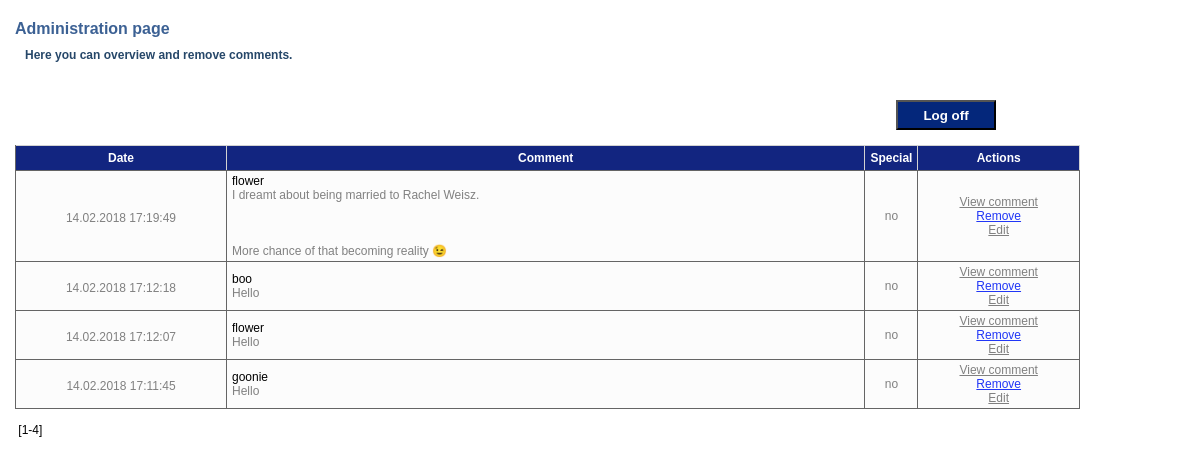
The page /admin.php (signed in) on the database its author committed.
### tables this page shows
CREATE TABLE `system_comments` (
  `id` int(11) NOT NULL AUTO_INCREMENT,
  `name` varchar(255) NOT NULL,
  `body` varchar(255) DEFAULT NULL,
  `putdate` varchar(255) DEFAULT NULL,
  PRIMARY KEY (`id`),
  UNIQUE KEY `system_comments_id_uindex` (`id`)
);

### config/config.php (called while the page is built, shortened)
<?php
  $tbl_comments = 'system_comments';
class Core
{
  private static $instance;
  private function __construct()
  {
    $dsn = 'mysql:host=' . Config::read('db.host') .
      ';dbname='    . Config::read('db.basename') .
      ';port='      . Config::read('db.port') .
      ';connect_timeout=15';
    $user = Config::read('db.user');
    $password = Config::read('db.password');
    $this->dbh = new PDO($dsn, $user, $password);
  }
  public static function getInstance()
  {
    if (!isset(self::$instance))
    {
      self::$instance = new $object;
    }
    return self::$instance;
  }
}
class Config
{
  static $confArray;
  public static function read($name)
  {
    return self::$confArray[$name];
  }
  public static function write($name, $value)
  {
    self::$confArray[$name] = $value;
  }
}

### class/class.pager_mysql.php (called while the page is built, shortened)
<?php
  class pager_mysql extends pager
  {
    protected $tablename;
    protected $where;
    protected $order;
    private $pnumber;
    private $page_link;
    public function __construct($tablename,
                                $where = "",
                                $order = "",
                                $pnumber = 10,
                                $page_link = 3,
                                $parameters = "")
    {
      $this->tablename  = $tablename;
      $this->where      = $where;
      $this->order      = $order;
      $this->pnumber    = $pnumber;
      $this->page_link  = $page_link;
    }
    public function get_total()
    {
      $query = "SELECT COUNT(*) FROM {$this->tablename} {$this->where} {$this->order}";
      $core = Core::getInstance();
      $stmt = $core->dbh->prepare($query);
      $stmt->bindParam(':id', $this->id, PDO::PARAM_INT);
      if(!$stmt->execute())
      {
        throw new ExceptionMySQL(mysql_error(),
                                 $query,
                                 "Error in sql query");
      }
      if ($stmt->execute()) {
        $query = $stmt->fetchColumn();
        return $query;
      }
      else {
        return false;
      }
    }
    public function get_pnumber()
    {
      return $this->pnumber;
    }
    public function get_page_link()
    {
      return $this->page_link;
    }
    public function get_page()
    {
      $page = intval($_GET['page']);
      if(empty($page)) $page = 1;
      $total = $this->get_total();
      $number = (int)($total/$this->get_pnumber());
      $arr = array();
      $first = ($page - 1)*$this->get_pnumber();
      $query = "SELECT * FROM {$this->tablename} {$this->where} {$this->order} LIMIT $first, {$this->get_pnumber()}";
      $core = Core::getInstance();
      $stmt = $core->dbh->prepare($query);
      if ($stmt->execute()) {
        $arr = $stmt->fetchAll();
      }
      return $arr;
    }
  }

### admin.php (the view, shortened to what this page needs)
<?php
  require_once("config/config.php");
  require_once("utils/utils.print_page.php");
  $title = 'Administration page';
  $pageinfo = '<p class=help>Here you can overview and remove comments.</p>';
  require_once("utils/top.php");
$exit = new field_hidden_int("exit",
  "",
  true,
  $_REQUEST['page']);
try
{
  $form = new form(array(
      "page" => $exit),
    "Log off",
    "field"
  );
}
catch(ExceptionObject $exc)
{
}
$form->print_form();
  try
  {
    $page_link = 3;
    $pnumber = 10;
    $obj = new pager_mysql($tbl_comments,
                           "",
                           "ORDER BY putdate DESC",
                           $pnumber,
                           $page_link);
    $news = $obj->get_page();
    if(!empty($news))
    {
      ?>
      <table width="100%"
             class="table"
             border="0"
             cellpadding="0"
             cellspacing="0">
        <tr class="header" align="center">
          <td width=200>Date</td>
          <td width=60%>Comment</td>
          <td width=40>Special</td>
          <td>Actions</td>
        </tr>
      <?php
      for($i = 0; $i < count($news); $i++)
      {
        $colorrow = "";
        $url = "?id_news={$news[$i][id_comment]}";
        if($news[$i]['hide'] == 'show')
        {
          $showhide = "<a href=hide.php$url
                          title='Скрыть новость в блоке новостей'>
                       Скрыть</a>";
        }
        else
        {
          $showhide = "<a href=show.php$url
                          title='View comment'>
                       View comment</a>";
          $colorrow = "class='hiddenrow'";
        }
        $url_pict = "no";
        list($date, $time) = explode(" ", $news[$i]['putdate']);
        list($year, $month, $day) = explode("-", $date);
        $news[$i]['putdate'] = "$day.$month.$year $time";
        echo "<tr $colorrow >
                <td><p align=center>{$news[$i][putdate]}</td>
                <td>
                  <a title='Check comment'
                     href=''>" .$news[$i]['name']."</a><br>
                  ".nl2br(print_page($news[$i]['body']))."</td>
                <td align=center>$url_pict</td>
                <td align=center>$showhide<br>
                   <a href=# onClick=\"delete_news('delnews.php$url');\"
                      title='Remove comment'>Remove</a><br>
                   <a href=editnews.php$url
                      title='Edit comment'>Edit</a></td>
              </tr>";
      }
      echo "</table><br>";
    }
    echo $obj;
  }
  catch(ExceptionMySQL $exc)
  {
  }
  require_once("utils/bottom.php");
?>

### utils/top.php (shortened to what this page needs)
<html>
<head>
</head>
<body leftmargin="0" marginheight="0" marginwidth="0" rightmargin="0" bottommargin="0" topmargin="0" >
<table width="100%" border="0" cellspacing="0" cellpadding="0" height="100%">
  <tr valign=top>
  <td class=main height=100%>
    <h1 class=namepage><?php echo $title ?>&nbsp;&nbsp;</h1>
    <?php echo $pageinfo ?><br><br>

### class/class.forms.php (shortened to what this page needs)
<?php
  class form
  {
    protected $button_name;
    protected $css_td_class;
    protected $css_td_style;
    public function __construct($flds,
                         $button_name,
                         $css_td_class = "",
                         $css_td_style = "",
                         $css_fld_class = "",
                         $css_fld_style = "")
    {
      $this->button_name  = $button_name;
      $this->css_td_class = $css_td_class;
      $this->css_td_style = $css_td_style;
    }
    public function print_form()
    {
      $enctype = "";
      if(!empty($this->css_td_style))
      {
        $style = "style=\"".$this->css_td_style."\"";
      }
      else $style = "";
      if(!empty($this->css_td_class))
      {
        $class = "class=\"".$this->css_td_class."\"";
      }
      else $class = "";
      echo "<form name=form $enctype method=post>";
      echo "<table>";
      echo "<tr>
              <td $style $class></td>
              <td $style $class>
                <input class=button
                       type=submit
                       value=\"".htmlspecialchars($this->button_name, ENT_QUOTES)."\">
              </td>
            </tr>\n";
      echo "</table>";
      echo "</form>";
    }
  }

### utils/utils.print_page.php (shortened to what this page needs)
<?php
  function print_page($postbody) {
      $postbody = preg_replace_callback(
                "|([a-zа-я\d!]{35,})|i",
                "split_text",
                $postbody);
      $postbody = preg_replace("#\[b\](.+)\[\/b\]#isU",'<b>\\1</b>',$postbody);
      $postbody = preg_replace("#\[i\](.+)\[\/i\]#isU",'<i>\\1</i>',$postbody);
      $postbody = preg_replace("#\[url\][\s]*([\S]*)[\s]*\[\/url\]#si",'<a href="\\1" target=_blank>\\1</a>',$postbody);
      $postbody = preg_replace("#\[url[\s]*=[\s]*([\S]+)[\s]*\][\s]*([^\[]*)\[/url\]#isU",
                               '<a href="\\1" target=_blank>\\2</a>',
                               $postbody);
      if(strstr($postbody, "[/table]")) {
        $postbody = str_replace("[table]","<table width=\"100%\" cellpadding=\"2\" cellspacing=\"1\" border=1 style=\"border-collapse: collapse\">",$postbody);
        $postbody = str_replace("[/table]","</table>",$postbody);
        $postbody = str_replace("[tr]","<tr>",$postbody);
        $postbody = str_replace("[/tr]","</tr>",$postbody);
        $postbody = str_replace("[td]","<td class=\"main_txt\" sytle=\"border 2px solid;\">",$postbody);
        $postbody = str_replace("[/td]","</td>",$postbody);
        return $postbody;
      }
      else return nl2br($postbody);
  }

### class/class.pager.php (shortened to what this page needs)
<?php
  abstract class pager
  {
    public function __toString()
    {
      $return_page = "";
      $page = intval($_GET['page']);
      if(empty($page)) $page = 1;
      $number = (int)($this->get_total()/$this->get_pnumber());
      if((float)($this->get_total()/$this->get_pnumber()) - $number != 0)
      {
        $number++;
      }
      if($page - $this->get_page_link() > 1)
      {
        $return_page .= "<a href=$_SERVER[PHP_SELF]".
              "?page=1{$this->get_parameters()}>
              [1-{$this->get_pnumber()}]
              </a>&nbsp;&nbsp;...&nbsp;&nbsp;";
        for($i = $page - $this->get_page_link(); $i<$page; $i++)
        {
          $return_page .= "&nbsp;<a href=$_SERVER[PHP_SELF]".
                 "?page=$i{$this->get_parameters()}>
                  [".(($i - 1)*$this->get_pnumber() + 1).
                  "-".$i*$this->get_pnumber()."]
                  </a>&nbsp;";
        }
      }
      else
      {
        for($i = 1; $i<$page; $i++)
        {
          $return_page .= "&nbsp;<a href=$_SERVER[PHP_SELF]".
                 "?page=$i{$this->get_parameters()}>
                 [".(($i - 1)*$this->get_pnumber() + 1).
                 "-".$i*$this->get_pnumber()."]
                  </a>&nbsp;";
        }
      }
      if($page + $this->get_page_link() < $number)
      {
        for($i = $page; $i<=$page + $this->get_page_link(); $i++)
        {
          if($page == $i)
            $return_page .= "&nbsp;[".
                (($i - 1) * $this->get_pnumber() + 1).
                 "-".$i*$this->get_pnumber()."]&nbsp;";
          else
            $return_page .= "&nbsp;<a href=$_SERVER[PHP_SELF]".
                 "?page=$i{$this->get_parameters()}>
                 [".(($i - 1)*$this->get_pnumber() + 1).
                 "-".$i*$this->get_pnumber()."]
                 </a>&nbsp;";
        }
        $return_page .= "&nbsp;...&nbsp;&nbsp;".
             "<a href=$_SERVER[PHP_SELF]".
             "?page=$number{$this->get_parameters()}>
             [".(($number - 1)*$this->get_pnumber() + 1).
             "-{$this->get_total()}]
             </a>&nbsp;";
      }
      else
      {
        for($i = $page; $i<=$number; $i++)
        {
          if($number == $i)
          {
            if($page == $i)
              $return_page .= "&nbsp;[".
                              (($i - 1)*$this->get_pnumber() + 1).
                              "-{$this->get_total()}]&nbsp;";
            else
              $return_page .= "&nbsp;<a href=$_SERVER[PHP_SELF]".
                   "?page=$i{$this->get_parameters()}>
                   [".(($i - 1)*$this->get_pnumber() + 1).
                   "-{$this->get_total()}]
                   </a>&nbsp;";
          }
        }
      }
      return $return_page;
    }
  }

### utils/bottom.php (shortened to what this page needs)
<br><br></td><td width=10%>&nbsp;</td></tr>
</table>
</body>
</html>

### utils/counter.css (style rules this page uses)
body, table { background-color: #FFFFFF; font-family: Arial, Helvetica, sans-serif; font-size: 12px }
a { color: #2136f6; }
p { margin: 10px 0px 7px 0px }
input { background-color: #F5F5F5; border-width: 2px }
.namepage { font-size: 16px; color: #3C6194; margin: 10px 30px 5px 0px }
.hiddenrow { background-color: #FCFCFC; color: #818181 }
td.main { padding: 10px 0px 0px 15px; }
table.table { background-color: #F5F5F5; border-bottom-style: solid; border-width: 1px; border-left-style: solid; border-color: #656565 }
table.table td { padding: 3px 5px 3px 5px; border-top-style: solid; border-width: 1px; border-right-style: solid; border-color: #656565 }
table.table tr.header td { border-color: #D2D2D2; color: #FFFFFF; padding: 5px 5px 5px 5px; background-color: #122580; font-weight: bold; }
td.field { color: #264769; font-weight: bold; padding-right: 10px; }
.button { background-color: #04277B; color: #FFFFFF; font-weight: bold }
.help { color: #264769; font-weight: bold; padding-left: 10px; text-align: left }
.main form { width:200px; float: right; }
.button { width: 100px; height: 30px; }
a[title="View comment"], a[title="Edit comment"] { pointer-events: none; cursor: default; color: gray; }
a[title="Check comment"] { text-decoration: none; color: black; pointer-events: none; cursor: default; }

### rows shown on the page
system_comments: name "flower", body "I dreamt about being married to Rachel Weisz. More chance of that becoming reality 😉"
system_comments: name "boo", body "Hello"
system_comments: name "flower", body "Hello"
system_comments: name "goonie", body "Hello"

### other values the page prints
$title "Administration page"
$news[$i][putdate] "14.02.2018 17:19:49"
$url_pict "no"
$news[$i][putdate] "14.02.2018 17:12:18"
$news[$i][putdate] "14.02.2018 17:12:07"
$news[$i][putdate] "14.02.2018 17:11:45"
